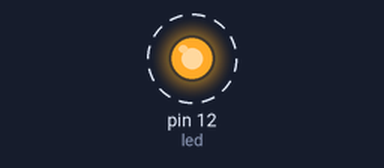
The program below on a simulated Raspberry Pi (header pin numbers). Shown: output pins drawn as LEDs (lit = HIGH). Dashed ring = blinking. What the program prints to the terminal is not drawn.

Above: at 0.1 s.
Timing chart, 0 to 3.0 s (numbered marks = the images above):
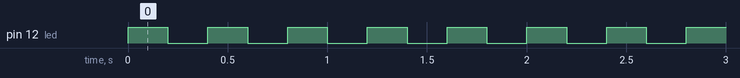

Measured:
- by itself, pin 12 (led): alternates HIGH for 0.20 s and LOW for 0.20 s

The program:

gpio-test-old.py
```python
#!/usr/bin/python3

import RPi.GPIO as GPIO
import time

print('start')

led = 12 # GPIO18
GPIO.setmode(GPIO.BOARD)
GPIO.setup(led, GPIO.OUT)

while True:
    GPIO.output(led, GPIO.HIGH)
    time.sleep(0.2)
    GPIO.output(led, GPIO.LOW)
    time.sleep(0.2)
    print('test')

GPIO.cleanup()
```
